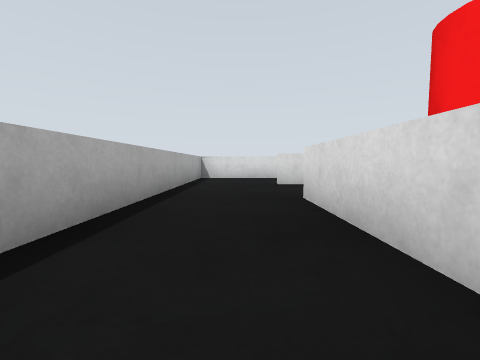
view 1 (above)

19 first-person views from a walk through a world built for the Gazebo simulator. The camera is 0.24 m above the floor, tilts 4° down and sees 90° across. The floor is counted in squares, 0.5 m on a side. Each view is taken from the middle of a square. On the plan, view 1 faces up. The plan holds only what a view shows up to about 9 squares ahead; the rest is blank. The place goes on beyond the plan.

view 2
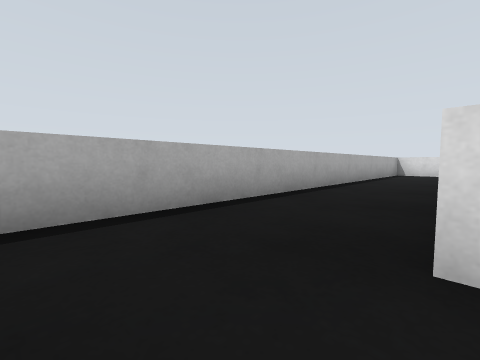

view 3
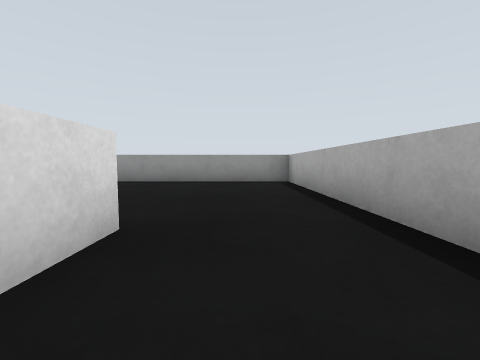

view 4
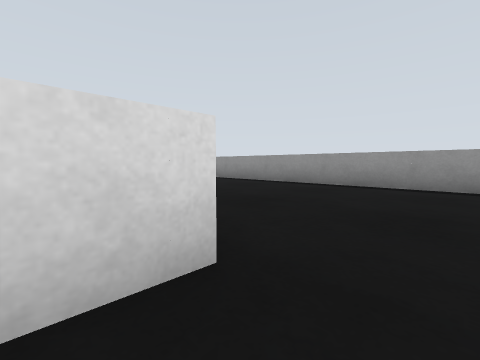

view 5
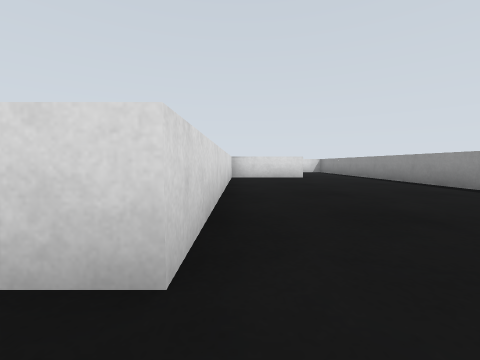

view 6
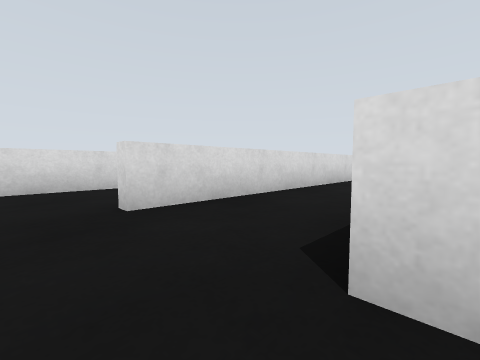

view 7
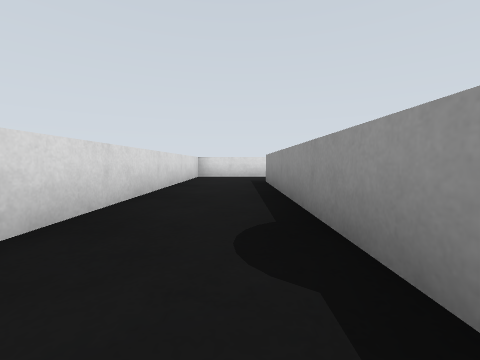

view 8
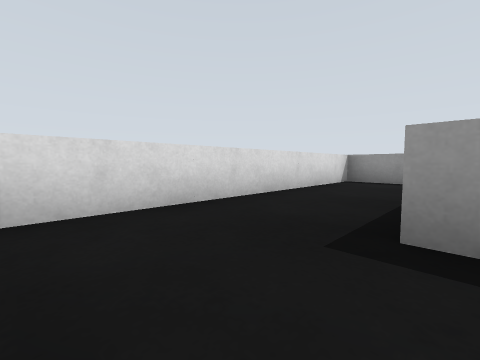

view 9
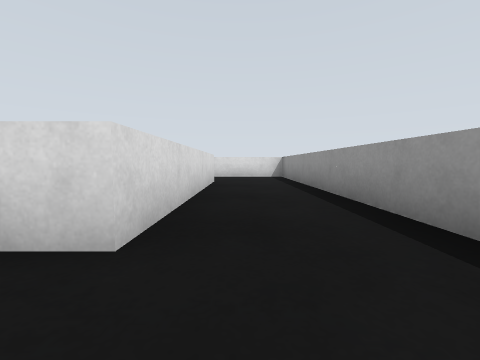

view 10
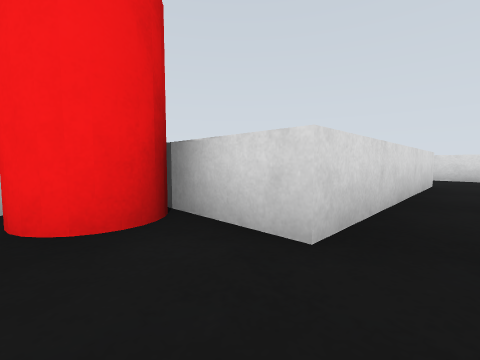

view 11
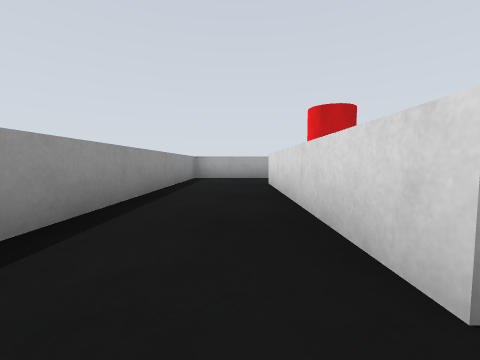

view 12
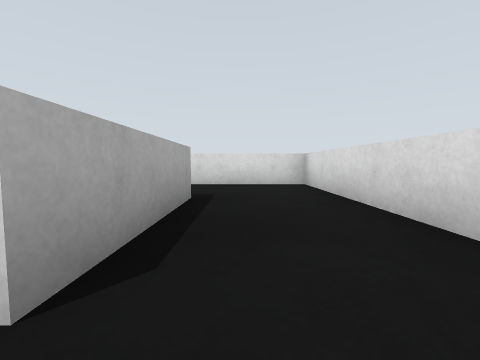

view 13
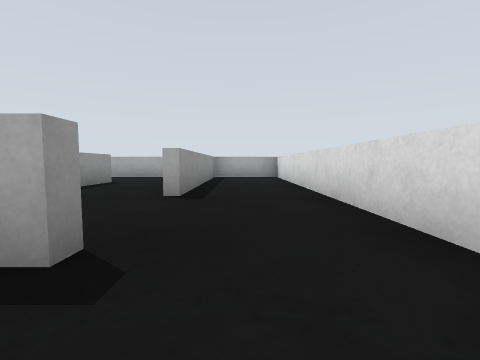

view 14
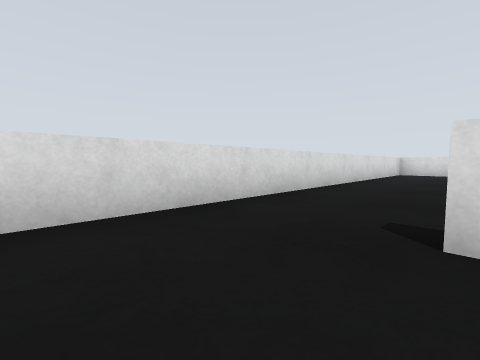

view 15
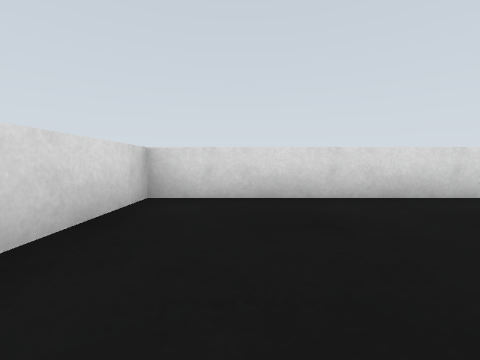

view 16
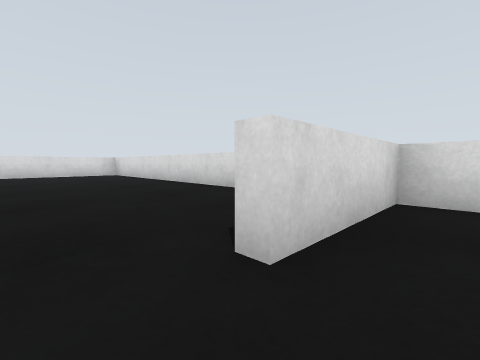

view 17
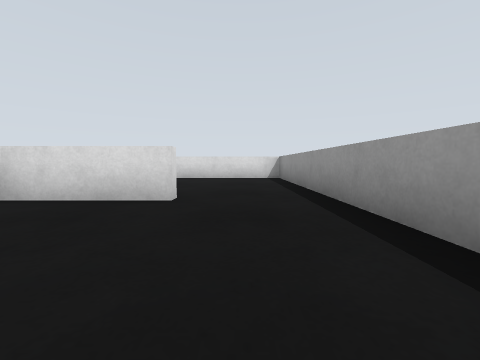

view 18
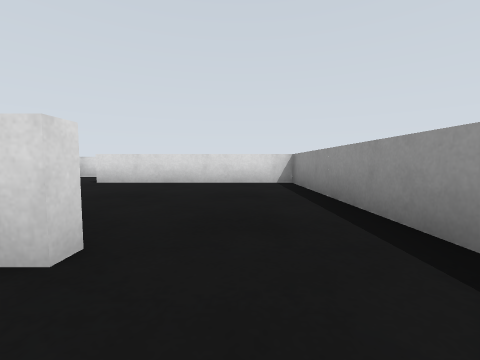

view 19
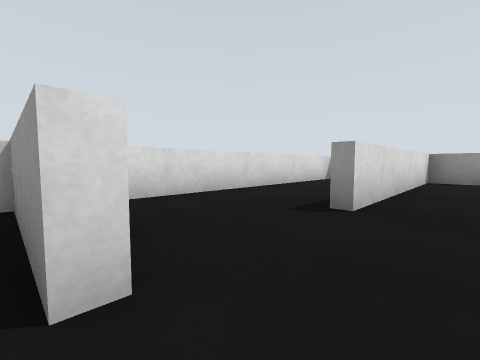

### Floor plan
Ten units are one square. View 1 is at (0, 0); x grows to the right and y downward. Boxes are objects, and circles mark ways between rooms. Rooms are numbered by the first view taken in them; rooms with no view inside come last. Other rooms are left out.
<svg viewBox="-18 -108 177 176">
<path fill="none" stroke="#000" d="M36 15 105 15 105 -55 9 -55M9 -8 9 -34M26 -33 83 -33 83 -7 33 -7M77 17 9 17 9 8M81 42 81 16M-13 -54 -13 63 74 63M11 -10 11 15 36 15M33 -7 33 -25M153 -34 153 -103 54 -103M129 -9 154 -9M16 -79 -13 -79 -13 -54M9 -57 21 -57M74 63 129 63 129 14M54 -103 -13 -103 -13 -81 36 -81M153 62 153 -7 129 -7"/>
<rect x="15" y="-25" width="20" height="10" fill="#bbb"><title>red cylinder</title></rect>
<circle cx="40" cy="0" r="3" fill="#2a7"/>
<circle cx="-5" cy="-60" r="3" fill="#2a7"/>
<circle cx="80" cy="55" r="3" fill="#2a7"/>
<circle cx="120" cy="-10" r="3" fill="#2a7"/>
<circle cx="60" cy="-95" r="3" fill="#2a7"/>
<circle cx="45" cy="-80" r="3" fill="#2a7"/>
<circle cx="130" cy="5" r="3" fill="#2a7"/>
<text x="40" y="0">1</text>
<text x="20" y="-10">2</text>
<text x="120" y="-70">3</text>
<text x="20" y="-70">4</text>
<text x="100" y="40">5</text>
<text x="20" y="-100">6</text>
<text x="140" y="30">7</text>
</svg>
Room 1 opens to room 2. Room 1 opens to room 4. Room 1 opens to room 5. Room 3 opens to room 5. Room 3 opens to room 6. Room 4 opens to room 6. Room 5 opens to room 7.

Where each view was taken, in squares from view 1:
view 1: 0 up, 0 right, facing up
view 2: 3 down, 1 right, facing up-left
view 3: 0 up, 0 right, facing down
view 4: 1 down, 0 right, facing down-right
view 5: 2 down, 0 right, facing right
view 6: 3 up, 0 right, facing up-right
view 7: 4 up, 2 right, facing right
view 8: 5 up, 8 right, facing down-right
view 9: 0 up, 2 right, facing right
view 10: 0 up, 2 right, facing up-right
view 11: 0 up, 9 right, facing left
view 12: 0 up, 9 right, facing up
view 13: 9 up, 7 right, facing left
view 14: 8 up, 4 right, facing up-right
view 15: 9 up, 12 right, facing right
view 16: 0 up, 12 right, facing up-right
view 17: 5 down, 5 right, facing right
view 18: 5 down, 7 right, facing right
view 19: 1 up, 12 right, facing down-right
